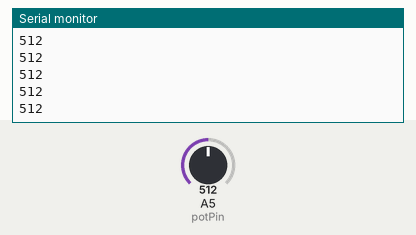
Bench run of a sketch on a simulated Arduino Uno, built with avr-gcc and run on an emulated ATmega328P. Parts: the last lines printed to the serial monitor. Inputs (shaded band) come from the test bench; at power-on: A5 (potPin) = 512.

Above: at 1.2 s.
1.3 s: A5 (potPin) set to 716
At 1.31 s:
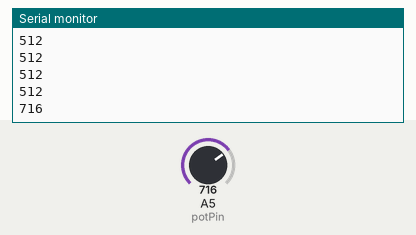
2.8 s: A5 (potPin) set to 900
At 2.81 s:
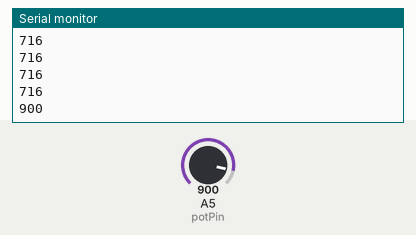
Timing chart, 0 to 5.8 s (numbered marks = the images above; inputs shaded):
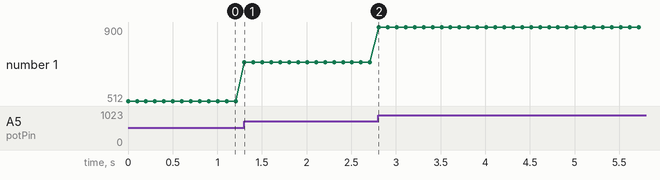

The sketch:

simplepoti.ino
```cpp
int potPin = 5;    // select the input pin for the potentiometer
int val = 0;       // variable to store the value coming from the sensor

void setup() {
  Serial.begin(115200);
}

void loop() {
  val = analogRead(potPin);    // read the value from the sensor
  Serial.println(val);
  delay(100);
}
```

Measured:
- after the input at 1.3 s, the serial monitor: prints a new line at once (image 1)
- after the input at 2.8 s, the serial monitor: prints a new line at once (image 2)
- plotted number 1: 512 → 716 after the input at 1.3 s, 716 → 900 after the input at 2.8 s
